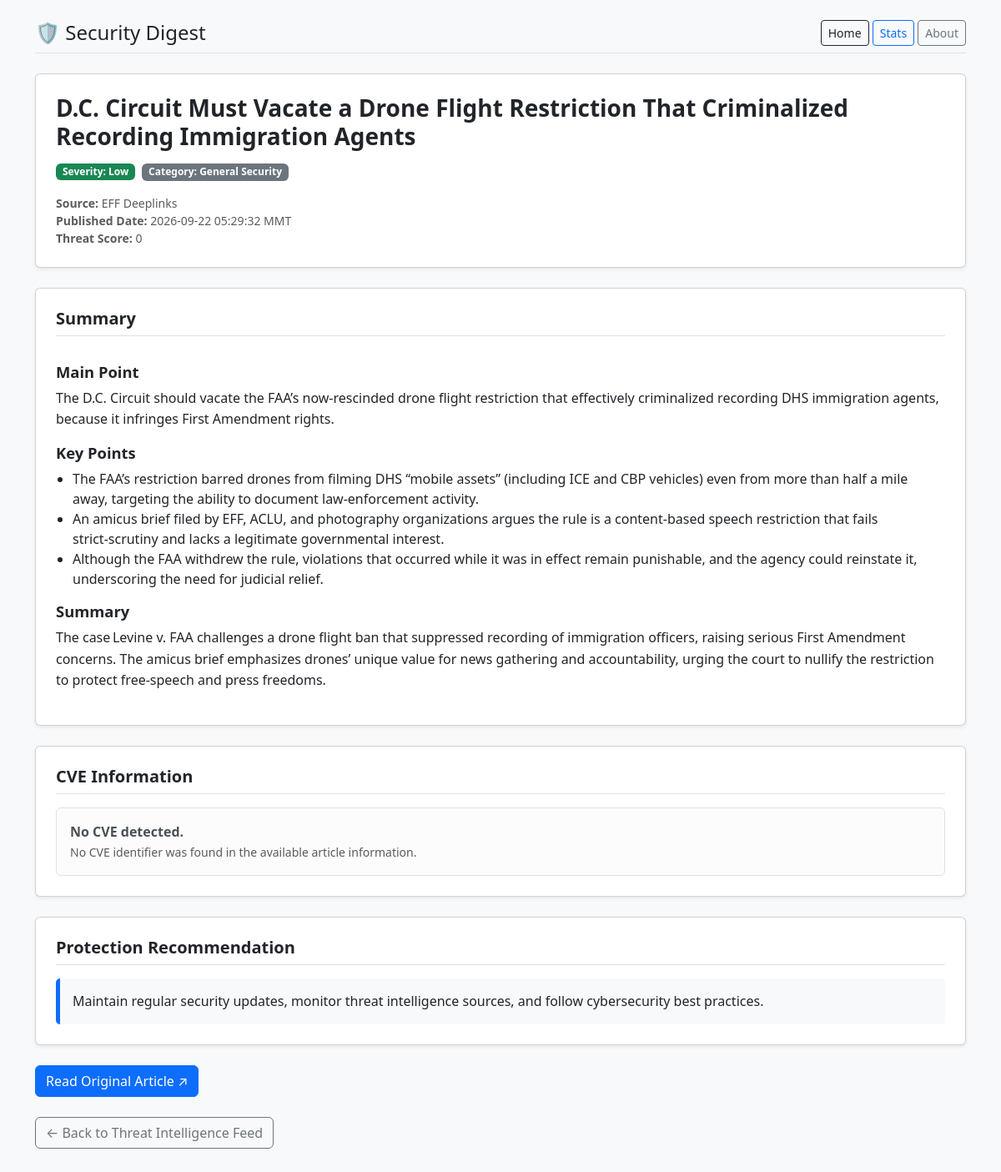
/article/365 (signed in), run on the app's committed database.
### tables this page shows
CREATE TABLE articles (

            id INTEGER PRIMARY KEY AUTOINCREMENT,

            title TEXT NOT NULL,

            url TEXT UNIQUE NOT NULL,

            source TEXT,

            category TEXT,

            published_date TEXT,

            summary TEXT,

            severity TEXT,

            score INTEGER,

            created_at TEXT

        , alert_sent INTEGER DEFAULT 0);

CREATE TABLE recommendations (

            id INTEGER PRIMARY KEY AUTOINCREMENT,

            category TEXT,

            severity TEXT,

            advice TEXT

        );

### dashboard/app.py (the view, shortened to what this page needs)
@app.route("/article/<int:id>")
@login_required
def article(id):
    conn = get_db()
    article_data = conn.execute(
        """
        SELECT *
        FROM articles
        WHERE id = ?
        """,
        (id,)
    ).fetchone()
    conn.close()
    if not article_data:
        return "Article not found", 404
    article_dict = dict(
        article_data
    )
    if article_dict.get("summary"):
        article_dict["summary"] = markdown.markdown(
            article_dict["summary"]
        )
    cve_list = []
    try:
        cve_rows = database.get_cve_by_article(
            id
        )
        if cve_rows:
            for row in cve_rows:
                cve_list.append(
                    dict(row)
                )
    except Exception:
        cve_list = []
    if not cve_list:
        import re
        summary_text = (
            article_data["summary"] or ""
        )
        found_cves = re.findall(
            r"\bCVE-\d{4}-\d{4,}\b",
            summary_text,
            re.IGNORECASE
        )
        seen = set()
    recommendation = None
    try:
        recommendation = database.get_recommendation(
            article_dict.get(
                "category",
                "General Security"
            ),
            article_dict.get(
                "severity",
                "Low"
            )
        )
    except Exception as e:
        print(
            f"Recommendation lookup failed: {e}"
        )
    return render_template(
        "article.html",
        article=article_dict,
        cves=cve_list,
        recommendation=recommendation
    )

### dashboard/app.py (called while the page is built)
def get_db():
    conn = sqlite3.connect(
        DATABASE
    )
    conn.row_factory = sqlite3.Row
    return conn

@login_manager.user_loader
def load_user(user_id):
    user_data = database.get_user_by_id(
        user_id
    )
    if user_data:
        user_dict = dict(
            user_data
        )
        if user_dict["account_status"] == "Disabled":
            return None
        return User(
            user_dict
        )
    return None

@app.after_request
def add_header(response):
    response.headers["Cache-Control"] = (
        "no-cache, no-store, must-revalidate"
    )
    response.headers["Pragma"] = "no-cache"
    response.headers["Expires"] = "0"
    return response

### database.py (called while the page is built, shortened)
def create_connection():
    conn = sqlite3.connect(
        DB_NAME,
        timeout=30
    )
    conn.row_factory = sqlite3.Row
    return conn

def get_cve_by_article(article_id):
    conn = create_connection()
    cursor = conn.cursor()
    try:
        cursor.execute(
            """
            SELECT *
            FROM cve_details
            WHERE article_id=?
            """,
            (article_id,)
        )
        return cursor.fetchall()
    finally:
        conn.close()

def get_recommendation(
    category,
    severity
):
    conn = create_connection()
    cursor = conn.cursor()
    try:
        cursor.execute(
            """
            SELECT advice
            FROM recommendations
            WHERE category=?
            AND severity=?
            LIMIT 1
            """,
            (
                category,
                severity
            )
        )
        result = cursor.fetchone()
        if result:
            return result["advice"]
    finally:
        conn.close()

def get_user_by_id(user_id):
    conn = create_connection()
    cursor = conn.cursor()
    try:
        cursor.execute(
            """
            SELECT *
            FROM users
            WHERE id=?
            """,
            (user_id,)
        )
        return cursor.fetchone()
    finally:
        conn.close()

### dashboard/Templates/article.html (shortened to what this page needs)
<!DOCTYPE html>
<html lang="en">
<head>
    <link
        rel="stylesheet"
        href="https://cdn.jsdelivr.net/npm/bootstrap@5.3.0/dist/css/bootstrap.min.css"
    >
</head>
<body class="container my-4">
    <nav
        class="d-flex justify-content-between align-items-center mb-4 pb-2 border-bottom"
    >
        <h2 class="h4 m-0">
            🛡️ Security Digest
        </h2>
        <div>
            <a
                href="/"
                class="btn btn-outline-dark btn-sm"
            >
                Home
            </a>
            <a
                href="/stats"
                class="btn btn-outline-primary btn-sm"
            >
                Stats
            </a>
            <a
                href="/about"
                class="btn btn-outline-secondary btn-sm"
            >
                About
            </a>
        </div>
    </nav>
    <div class="card p-4 mb-4 shadow-sm">
        <h1 class="h3 fw-bold mb-3">
            {{ article.title }}
        </h1>
        <div
            class="d-flex flex-wrap gap-2 align-items-center mb-3"
        >
            {% if article.severity == 'Critical' %}
                <span
                    class="badge badge-critical px-2 py-1"
                >
                    Severity: Critical
                </span>
            {% elif article.severity == 'High' %}
                <span
                    class="badge badge-high px-2 py-1"
                >
                    Severity: High
                </span>
            {% elif article.severity == 'Medium' %}
                <span
                    class="badge badge-medium px-2 py-1"
                >
                    Severity: Medium
                </span>
            {% else %}
                <span
                    class="badge badge-low px-2 py-1"
                >
                    Severity: Low
                </span>
            {% endif %}
            <span class="badge bg-secondary">
                Category:
                {{
                    article.category
                    if article.category
                    else 'General'
                }}
            </span>
        </div>
        <div class="text-muted small">
            <p class="m-0">
                <strong>Source:</strong>
                {{
                    article.source
                    if article.source
                    else 'N/A'
                }}
            </p>
            <p class="m-0">
                <strong>Published Date:</strong>
                {{
                    article.published_date
                    if article.published_date
                    else article.created_at
                }}
            </p>
            {% if article.score is not none %}
            <p class="m-0">
                <strong>Threat Score:</strong>
                {{ article.score }}
            </p>
            {% endif %}
        </div>
    </div>
    <div class="card p-4 mb-4 shadow-sm">
        <h2
            class="h5 fw-bold border-bottom pb-2 mb-3"
        >
            Summary
        </h2>
        <div class="summary-content">
            {{ article.summary | safe }}
        </div>
    </div>
    <div class="card p-4 mb-4 shadow-sm">
        <h2
            class="h5 fw-bold border-bottom pb-2 mb-3"
        >
            CVE Information
        </h2>
        {% if cves %}
            <p class="text-muted small">
                The following CVE identifier(s) were
                detected in the available article
                information.
            </p>
            {% for cve in cves %}
                <div class="cve-item">
                    <div>
                        <span class="cve-id">
                            {{ cve.cve_id }}
                        </span>
                    </div>
                    {% if cve.cvss_score %}
                        <div class="mt-2">
                            <span class="info-label">
                                CVSS Score:
                            </span>
                            {{ cve.cvss_score }}
                        </div>
                    {% endif %}
                    {% if cve.severity %}
                        <div class="mt-1">
                            <span class="info-label">
                                CVE Severity:
                            </span>
                            {{ cve.severity }}
                        </div>
                    {% endif %}
                    {% if cve.affected_product %}
                        <div class="mt-1">
                            <span class="info-label">
                                Affected Product:
                            </span>
                            {{ cve.affected_product }}
                        </div>
                    {% endif %}
                    {% if cve.description %}
                        <div class="mt-2">
                            <span class="info-label">
                                Description:
                            </span>
                            {{ cve.description }}
                        </div>
                    {% endif %}
                </div>
            {% endfor %}
        {% else %}
            <div class="alert alert-light border mb-0">
                <strong>
                    No CVE detected.
                </strong>
                <br>
                <small class="text-muted">
                    No CVE identifier was found in
                    the available article information.
                </small>
            </div>
        {% endif %}
    </div>
    <div class="card p-4 mb-4 shadow-sm">
        <h2
            class="h5 fw-bold border-bottom pb-2 mb-3"
        >
            Protection Recommendation
        </h2>
        {% if recommendation %}
            <div class="recommendation-box">
                {{ recommendation }}
            </div>
        {% else %}
            <div class="alert alert-light border mb-0">
                No specific protection recommendation
                is available for this article.
            </div>
        {% endif %}
    </div>
    {% if article.url %}
    <div class="mb-4">
        <a
            href="{{ article.url }}"
            target="_blank"
            rel="noopener noreferrer"
            class="btn btn-primary"
        >
            Read Original Article ↗
        </a>
    </div>
    {% endif %}
    <div class="mb-5">
        <a
            href="/"
            class="btn btn-outline-secondary"
        >
            ← Back to Threat Intelligence Feed
        </a>
    </div>
</body>
</html>

### dashboard/Templates/article.html (style rules this page uses)
body { background-color: #f8f9fa; }
.badge-low { background-color: #198754; color: #fff; }
.summary-content h1, .summary-content h2, .summary-content h3 { font-size: 1.15rem; font-weight: 700; margin-top: 1rem; margin-bottom: 0.5rem; color: #212529; }
.summary-content ul { padding-left: 1.25rem; margin-bottom: 0.75rem; }
.summary-content p { line-height: 1.6; }
.recommendation-box { background-color: #f8f9fa; border-left: 5px solid #0d6efd; padding: 15px; border-radius: 5px; line-height: 1.6; }

### data on the page
articles: title "D.C. Circuit Must Vacate a Drone Flight Restriction That Criminalized Recording Immigration Agents", category "General Security", source "EFF Deeplinks", published_date "2026-09-22 05:29:32 MMT", score "0", summary "Main Point The D.C. Circuit should vacate the FAA’s now‑rescinded drone flight restriction that effectively criminalized recording DHS immigration agents, because it infringes First Amendment rights. Key Points The FAA’s restriction barred drones from filming DHS “mobile assets” (including ICE and CBP vehicles) even from more than half a mile away, targeting the ability to document law‑enforcement activity. An amicus brief filed by EFF, ACLU, and photography organizations argues the rule is a content‑based speech restriction that fails strict‑scrutiny and lacks a legitimate governmental interest. Although the FAA withdrew the rule, violations that occurred while it was in effect remain…"
recommendations: advice "Maintain regular security updates, monitor threat intelligence sources, and follow cybersecurity best practices."
